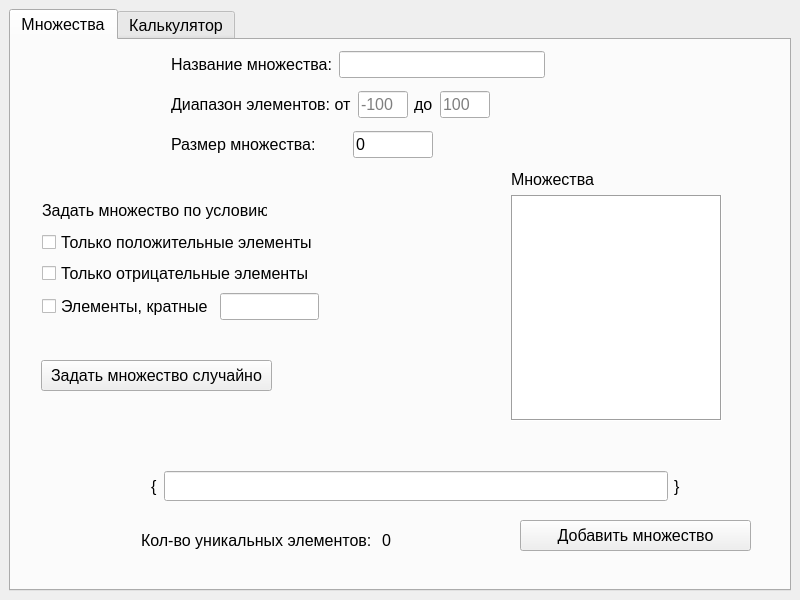
<?xml version="1.0" encoding="UTF-8"?>
<ui version="4.0">
 <class>MySetsCalc</class>
 <widget class="QMainWindow" name="MySetsCalc">
  <property name="geometry">
   <rect>
    <x>0</x>
    <y>0</y>
    <width>800</width>
    <height>600</height>
   </rect>
  </property>
  <property name="windowTitle">
   <string>MySetsCalc</string>
  </property>
  <widget class="QWidget" name="centralwidget">
   <layout class="QGridLayout" name="gridLayout">
    <item row="0" column="0">
     <widget class="QTabWidget" name="tabWidget">
      <property name="font">
       <font>
        <pointsize>12</pointsize>
       </font>
      </property>
      <property name="currentIndex">
       <number>0</number>
      </property>
      <widget class="QWidget" name="tab">
       <attribute name="title">
        <string>Множества</string>
       </attribute>
       <widget class="QCheckBox" name="checkBox_onlyPositiveNumber">
        <property name="geometry">
         <rect>
          <x>31</x>
          <y>190</y>
          <width>277</width>
          <height>25</height>
         </rect>
        </property>
        <property name="font">
         <font>
          <pointsize>12</pointsize>
         </font>
        </property>
        <property name="text">
         <string>Только положительные элементы</string>
        </property>
       </widget>
       <widget class="QCheckBox" name="checkBox_onlyNegativeNumber">
        <property name="geometry">
         <rect>
          <x>31</x>
          <y>221</y>
          <width>272</width>
          <height>25</height>
         </rect>
        </property>
        <property name="font">
         <font>
          <pointsize>12</pointsize>
         </font>
        </property>
        <property name="text">
         <string>Только отрицательные элементы</string>
        </property>
       </widget>
       <widget class="QPushButton" name="pushButton_randomizeSet">
        <property name="geometry">
         <rect>
          <x>30</x>
          <y>320</y>
          <width>231</width>
          <height>31</height>
         </rect>
        </property>
        <property name="font">
         <font>
          <pointsize>12</pointsize>
         </font>
        </property>
        <property name="text">
         <string>Задать множество случайно</string>
        </property>
       </widget>
       <widget class="QWidget" name="layoutWidget">
        <property name="geometry">
         <rect>
          <x>160</x>
          <y>10</y>
          <width>374</width>
          <height>29</height>
         </rect>
        </property>
        <layout class="QHBoxLayout" name="horizontalLayout_2">
         <item>
          <widget class="QLabel" name="label_3">
           <property name="font">
            <font>
             <pointsize>12</pointsize>
            </font>
           </property>
           <property name="text">
            <string>Название множества:</string>
           </property>
          </widget>
         </item>
         <item>
          <widget class="QLineEdit" name="lineEdit_nameOfSet">
           <property name="minimumSize">
            <size>
             <width>200</width>
             <height>0</height>
            </size>
           </property>
           <property name="font">
            <font>
             <pointsize>12</pointsize>
            </font>
           </property>
          </widget>
         </item>
        </layout>
       </widget>
       <widget class="QWidget" name="layoutWidget">
        <property name="geometry">
         <rect>
          <x>140</x>
          <y>430</y>
          <width>530</width>
          <height>32</height>
         </rect>
        </property>
        <layout class="QHBoxLayout" name="horizontalLayout">
         <item>
          <widget class="QLabel" name="label">
           <property name="font">
            <font>
             <pointsize>12</pointsize>
            </font>
           </property>
           <property name="text">
            <string>{</string>
           </property>
          </widget>
         </item>
         <item>
          <widget class="QLineEdit" name="lineEdit_elementsOfSet">
           <property name="minimumSize">
            <size>
             <width>500</width>
             <height>30</height>
            </size>
           </property>
           <property name="font">
            <font>
             <pointsize>12</pointsize>
            </font>
           </property>
          </widget>
         </item>
         <item>
          <widget class="QLabel" name="label_2">
           <property name="font">
            <font>
             <pointsize>12</pointsize>
            </font>
           </property>
           <property name="text">
            <string>}</string>
           </property>
          </widget>
         </item>
        </layout>
       </widget>
       <widget class="QWidget" name="layoutWidget">
        <property name="geometry">
         <rect>
          <x>160</x>
          <y>50</y>
          <width>319</width>
          <height>29</height>
         </rect>
        </property>
        <layout class="QHBoxLayout" name="horizontalLayout_4">
         <item>
          <widget class="QLabel" name="label_5">
           <property name="font">
            <font>
             <pointsize>12</pointsize>
            </font>
           </property>
           <property name="text">
            <string>Диапазон элементов: от</string>
           </property>
          </widget>
         </item>
         <item>
          <widget class="QLineEdit" name="lineEdit_downLimit">
           <property name="minimumSize">
            <size>
             <width>50</width>
             <height>0</height>
            </size>
           </property>
           <property name="maximumSize">
            <size>
             <width>50</width>
             <height>16777215</height>
            </size>
           </property>
           <property name="font">
            <font>
             <pointsize>12</pointsize>
            </font>
           </property>
           <property name="text">
            <string/>
           </property>
           <property name="placeholderText">
            <string>-100</string>
           </property>
          </widget>
         </item>
         <item>
          <widget class="QLabel" name="label_6">
           <property name="font">
            <font>
             <pointsize>12</pointsize>
            </font>
           </property>
           <property name="text">
            <string>до</string>
           </property>
          </widget>
         </item>
         <item>
          <widget class="QLineEdit" name="lineEdit_upperLimit">
           <property name="minimumSize">
            <size>
             <width>50</width>
             <height>0</height>
            </size>
           </property>
           <property name="maximumSize">
            <size>
             <width>50</width>
             <height>16777215</height>
            </size>
           </property>
           <property name="font">
            <font>
             <pointsize>12</pointsize>
            </font>
           </property>
           <property name="placeholderText">
            <string>100</string>
           </property>
          </widget>
         </item>
        </layout>
       </widget>
       <widget class="QLabel" name="label_4">
        <property name="geometry">
         <rect>
          <x>31</x>
          <y>161</y>
          <width>225</width>
          <height>19</height>
         </rect>
        </property>
        <property name="maximumSize">
         <size>
          <width>16777215</width>
          <height>30</height>
         </size>
        </property>
        <property name="font">
         <font>
          <pointsize>12</pointsize>
         </font>
        </property>
        <property name="text">
         <string>Задать множество по условию</string>
        </property>
       </widget>
       <widget class="QWidget" name="layoutWidget">
        <property name="geometry">
         <rect>
          <x>31</x>
          <y>252</y>
          <width>277</width>
          <height>29</height>
         </rect>
        </property>
        <layout class="QHBoxLayout" name="horizontalLayout_3">
         <item>
          <widget class="QCheckBox" name="checkBox_divisor">
           <property name="font">
            <font>
             <pointsize>12</pointsize>
            </font>
           </property>
           <property name="text">
            <string>Элементы, кратные</string>
           </property>
          </widget>
         </item>
         <item>
          <widget class="QLineEdit" name="lineEdit_divisor">
           <property name="font">
            <font>
             <pointsize>12</pointsize>
            </font>
           </property>
          </widget>
         </item>
        </layout>
       </widget>
       <widget class="QWidget" name="layoutWidget">
        <property name="geometry">
         <rect>
          <x>160</x>
          <y>90</y>
          <width>262</width>
          <height>29</height>
         </rect>
        </property>
        <layout class="QHBoxLayout" name="horizontalLayout_5">
         <item>
          <widget class="QLabel" name="label_7">
           <property name="font">
            <font>
             <pointsize>12</pointsize>
            </font>
           </property>
           <property name="text">
            <string>Размер множества:</string>
           </property>
          </widget>
         </item>
         <item>
          <widget class="QLineEdit" name="lineEdit_countElement">
           <property name="maximumSize">
            <size>
             <width>80</width>
             <height>16777215</height>
            </size>
           </property>
           <property name="font">
            <font>
             <pointsize>12</pointsize>
            </font>
           </property>
           <property name="text">
            <string>0</string>
           </property>
          </widget>
         </item>
        </layout>
       </widget>
       <widget class="QWidget" name="layoutWidget">
        <property name="geometry">
         <rect>
          <x>130</x>
          <y>490</y>
          <width>256</width>
          <height>21</height>
         </rect>
        </property>
        <layout class="QHBoxLayout" name="horizontalLayout_6">
         <item>
          <widget class="QLabel" name="label_8">
           <property name="font">
            <font>
             <pointsize>12</pointsize>
            </font>
           </property>
           <property name="text">
            <string>Кол-во уникальных элементов: </string>
           </property>
          </widget>
         </item>
         <item>
          <widget class="QLabel" name="label_allCountingElement">
           <property name="font">
            <font>
             <pointsize>12</pointsize>
            </font>
           </property>
           <property name="text">
            <string>0</string>
           </property>
          </widget>
         </item>
        </layout>
       </widget>
       <widget class="QWidget" name="layoutWidget">
        <property name="geometry">
         <rect>
          <x>500</x>
          <y>130</y>
          <width>211</width>
          <height>251</height>
         </rect>
        </property>
        <layout class="QVBoxLayout" name="verticalLayout">
         <item>
          <widget class="QLabel" name="label_sets">
           <property name="font">
            <font>
             <pointsize>12</pointsize>
            </font>
           </property>
           <property name="text">
            <string>Множества</string>
           </property>
          </widget>
         </item>
         <item>
          <widget class="QListWidget" name="listWidget_allSets">
           <property name="font">
            <font>
             <pointsize>12</pointsize>
            </font>
           </property>
           <property name="frameShape">
            <enum>QFrame::Box</enum>
           </property>
          </widget>
         </item>
        </layout>
       </widget>
       <widget class="QStackedWidget" name="stackedWidget_buttons">
        <property name="geometry">
         <rect>
          <x>500</x>
          <y>470</y>
          <width>249</width>
          <height>51</height>
         </rect>
        </property>
        <property name="currentIndex">
         <number>0</number>
        </property>
        <widget class="QWidget" name="page_addSet">
         <layout class="QGridLayout" name="gridLayout_3">
          <item row="0" column="0">
           <widget class="QPushButton" name="pushButton_addSet">
            <property name="minimumSize">
             <size>
              <width>171</width>
              <height>31</height>
             </size>
            </property>
            <property name="font">
             <font>
              <pointsize>12</pointsize>
             </font>
            </property>
            <property name="text">
             <string>Добавить множество</string>
            </property>
           </widget>
          </item>
         </layout>
        </widget>
        <widget class="QWidget" name="page_editSet">
         <layout class="QGridLayout" name="gridLayout_2">
          <item row="0" column="0">
           <layout class="QHBoxLayout" name="horizontalLayout_7">
            <item>
             <widget class="QPushButton" name="pushButton_cancelChanges">
              <property name="minimumSize">
               <size>
                <width>112</width>
                <height>31</height>
               </size>
              </property>
              <property name="font">
               <font>
                <pointsize>12</pointsize>
               </font>
              </property>
              <property name="text">
               <string>Отмена</string>
              </property>
             </widget>
            </item>
            <item>
             <widget class="QPushButton" name="pushButton_applyChanges">
              <property name="minimumSize">
               <size>
                <width>111</width>
                <height>31</height>
               </size>
              </property>
              <property name="font">
               <font>
                <pointsize>12</pointsize>
               </font>
              </property>
              <property name="text">
               <string>Применить</string>
              </property>
             </widget>
            </item>
           </layout>
          </item>
         </layout>
        </widget>
       </widget>
      </widget>
      <widget class="QWidget" name="tab_2">
       <attribute name="title">
        <string>Калькулятор</string>
       </attribute>
       <widget class="QLineEdit" name="lineEdit_formula">
        <property name="geometry">
         <rect>
          <x>110</x>
          <y>40</y>
          <width>521</width>
          <height>91</height>
         </rect>
        </property>
        <property name="font">
         <font>
          <pointsize>18</pointsize>
         </font>
        </property>
        <property name="placeholderText">
         <string>Формула</string>
        </property>
       </widget>
       <widget class="QWidget" name="layoutWidget">
        <property name="geometry">
         <rect>
          <x>10</x>
          <y>40</y>
          <width>70</width>
          <height>421</height>
         </rect>
        </property>
        <layout class="QVBoxLayout" name="verticalLayout_2">
         <item>
          <widget class="QPushButton" name="pushButton_printAssociation">
           <property name="minimumSize">
            <size>
             <width>60</width>
             <height>60</height>
            </size>
           </property>
           <property name="maximumSize">
            <size>
             <width>60</width>
             <height>16777215</height>
            </size>
           </property>
           <property name="font">
            <font>
             <pointsize>32</pointsize>
             <weight>50</weight>
             <bold>false</bold>
            </font>
           </property>
           <property name="toolTip">
            <string>Объединение</string>
           </property>
           <property name="text">
            <string>∪</string>
           </property>
          </widget>
         </item>
         <item>
          <widget class="QPushButton" name="pushButton_printIntersection">
           <property name="minimumSize">
            <size>
             <width>60</width>
             <height>60</height>
            </size>
           </property>
           <property name="maximumSize">
            <size>
             <width>60</width>
             <height>16777215</height>
            </size>
           </property>
           <property name="font">
            <font>
             <pointsize>32</pointsize>
             <weight>75</weight>
             <bold>true</bold>
            </font>
           </property>
           <property name="toolTip">
            <string>Пересечение</string>
           </property>
           <property name="text">
            <string>∩</string>
           </property>
          </widget>
         </item>
         <item>
          <widget class="QPushButton" name="pushButton_printDifference">
           <property name="minimumSize">
            <size>
             <width>60</width>
             <height>60</height>
            </size>
           </property>
           <property name="maximumSize">
            <size>
             <width>60</width>
             <height>16777215</height>
            </size>
           </property>
           <property name="font">
            <font>
             <pointsize>32</pointsize>
             <weight>50</weight>
             <bold>false</bold>
            </font>
           </property>
           <property name="toolTip">
            <string>Разность</string>
           </property>
           <property name="text">
            <string>\</string>
           </property>
          </widget>
         </item>
         <item>
          <widget class="QPushButton" name="pushButton_printSymmetricalDifference">
           <property name="minimumSize">
            <size>
             <width>60</width>
             <height>60</height>
            </size>
           </property>
           <property name="maximumSize">
            <size>
             <width>60</width>
             <height>16777215</height>
            </size>
           </property>
           <property name="font">
            <font>
             <pointsize>32</pointsize>
             <weight>50</weight>
             <bold>false</bold>
            </font>
           </property>
           <property name="toolTip">
            <string>Симметрическая разность</string>
           </property>
           <property name="text">
            <string>∆</string>
           </property>
          </widget>
         </item>
         <item>
          <widget class="QPushButton" name="pushButton_printAddition">
           <property name="minimumSize">
            <size>
             <width>60</width>
             <height>60</height>
            </size>
           </property>
           <property name="maximumSize">
            <size>
             <width>60</width>
             <height>60</height>
            </size>
           </property>
           <property name="font">
            <font>
             <pointsize>32</pointsize>
             <weight>75</weight>
             <bold>true</bold>
            </font>
           </property>
           <property name="toolTip">
            <string>Дополнение</string>
           </property>
           <property name="text">
            <string>¯</string>
           </property>
          </widget>
         </item>
         <item>
          <layout class="QHBoxLayout" name="horizontalLayout_11">
           <item>
            <widget class="QPushButton" name="pushButton_openBracket">
             <property name="maximumSize">
              <size>
               <width>30</width>
               <height>16777215</height>
              </size>
             </property>
             <property name="font">
              <font>
               <pointsize>32</pointsize>
              </font>
             </property>
             <property name="text">
              <string>(</string>
             </property>
            </widget>
           </item>
           <item>
            <widget class="QPushButton" name="pushButton_closeBracket">
             <property name="maximumSize">
              <size>
               <width>30</width>
               <height>16777215</height>
              </size>
             </property>
             <property name="font">
              <font>
               <pointsize>32</pointsize>
              </font>
             </property>
             <property name="text">
              <string>)</string>
             </property>
            </widget>
           </item>
          </layout>
         </item>
        </layout>
       </widget>
       <widget class="QWidget" name="layoutWidget">
        <property name="geometry">
         <rect>
          <x>100</x>
          <y>160</y>
          <width>201</width>
          <height>281</height>
         </rect>
        </property>
        <layout class="QVBoxLayout" name="verticalLayout_3">
         <item>
          <widget class="QLabel" name="label_setsToChoose">
           <property name="font">
            <font>
             <pointsize>12</pointsize>
            </font>
           </property>
           <property name="text">
            <string>Множества</string>
           </property>
          </widget>
         </item>
         <item>
          <widget class="QListWidget" name="listWidget_setsToChoose">
           <property name="font">
            <font>
             <pointsize>12</pointsize>
            </font>
           </property>
          </widget>
         </item>
        </layout>
       </widget>
       <widget class="QComboBox" name="comboBox_newOrEdit">
        <property name="geometry">
         <rect>
          <x>370</x>
          <y>160</y>
          <width>181</width>
          <height>31</height>
         </rect>
        </property>
        <item>
         <property name="text">
          <string>В новое множество</string>
         </property>
        </item>
        <item>
         <property name="text">
          <string>В существующее</string>
         </property>
        </item>
       </widget>
       <widget class="QStackedWidget" name="stackedWidget_newOrEdit">
        <property name="geometry">
         <rect>
          <x>360</x>
          <y>220</y>
          <width>391</width>
          <height>61</height>
         </rect>
        </property>
        <property name="currentIndex">
         <number>0</number>
        </property>
        <widget class="QWidget" name="page">
         <widget class="QWidget" name="layoutWidget">
          <property name="geometry">
           <rect>
            <x>10</x>
            <y>20</y>
            <width>369</width>
            <height>32</height>
           </rect>
          </property>
          <layout class="QHBoxLayout" name="horizontalLayout_8">
           <item>
            <widget class="QLabel" name="label_9">
             <property name="text">
              <string>Название нового множества: </string>
             </property>
            </widget>
           </item>
           <item>
            <widget class="QLineEdit" name="lineEdit_nameOfNewSet">
             <property name="minimumSize">
              <size>
               <width>0</width>
               <height>30</height>
              </size>
             </property>
            </widget>
           </item>
          </layout>
         </widget>
        </widget>
        <widget class="QWidget" name="page_2">
         <widget class="QWidget" name="layoutWidget">
          <property name="geometry">
           <rect>
            <x>10</x>
            <y>20</y>
            <width>361</width>
            <height>32</height>
           </rect>
          </property>
          <layout class="QHBoxLayout" name="horizontalLayout_10">
           <item>
            <widget class="QLabel" name="label_12">
             <property name="text">
              <string>{</string>
             </property>
            </widget>
           </item>
           <item>
            <widget class="QLineEdit" name="lineEdit_oldSetElement">
             <property name="minimumSize">
              <size>
               <width>0</width>
               <height>30</height>
              </size>
             </property>
            </widget>
           </item>
           <item>
            <widget class="QLabel" name="label_13">
             <property name="text">
              <string>}</string>
             </property>
            </widget>
           </item>
          </layout>
         </widget>
        </widget>
       </widget>
       <widget class="QWidget" name="layoutWidget">
        <property name="geometry">
         <rect>
          <x>100</x>
          <y>460</y>
          <width>631</width>
          <height>51</height>
         </rect>
        </property>
        <layout class="QHBoxLayout" name="horizontalLayout_9">
         <item>
          <widget class="QLabel" name="label_10">
           <property name="text">
            <string>{</string>
           </property>
          </widget>
         </item>
         <item>
          <widget class="QLineEdit" name="lineEdit_calcResult">
           <property name="enabled">
            <bool>true</bool>
           </property>
           <property name="minimumSize">
            <size>
             <width>0</width>
             <height>30</height>
            </size>
           </property>
           <property name="placeholderText">
            <string>Результат</string>
           </property>
          </widget>
         </item>
         <item>
          <widget class="QLabel" name="label_11">
           <property name="text">
            <string>}</string>
           </property>
          </widget>
         </item>
        </layout>
       </widget>
       <widget class="QWidget" name="layoutWidget">
        <property name="geometry">
         <rect>
          <x>640</x>
          <y>40</y>
          <width>111</width>
          <height>85</height>
         </rect>
        </property>
        <layout class="QVBoxLayout" name="verticalLayout_4">
         <item>
          <widget class="QPushButton" name="pushButton_calculateFormul">
           <property name="minimumSize">
            <size>
             <width>0</width>
             <height>50</height>
            </size>
           </property>
           <property name="text">
            <string>Рассчитать</string>
           </property>
          </widget>
         </item>
         <item>
          <widget class="QPushButton" name="pushButton_clear">
           <property name="text">
            <string>Clear</string>
           </property>
          </widget>
         </item>
        </layout>
       </widget>
       <widget class="QComboBox" name="comboBox_chooseSetForCalc">
        <property name="geometry">
         <rect>
          <x>570</x>
          <y>160</y>
          <width>181</width>
          <height>31</height>
         </rect>
        </property>
        <property name="minimumSize">
         <size>
          <width>0</width>
          <height>31</height>
         </size>
        </property>
        <item>
         <property name="text">
          <string>Выбрать множество</string>
         </property>
        </item>
       </widget>
      </widget>
     </widget>
    </item>
   </layout>
  </widget>
  <widget class="QMenuBar" name="menubar">
   <property name="geometry">
    <rect>
     <x>0</x>
     <y>0</y>
     <width>800</width>
     <height>20</height>
    </rect>
   </property>
  </widget>
 </widget>
 <resources/>
 <connections/>
</ui>
